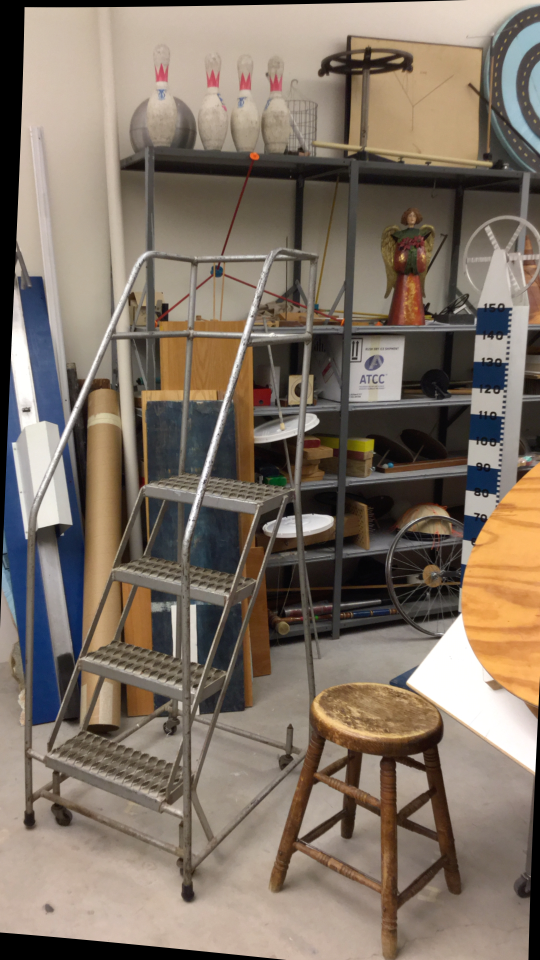
#> input picture depth_files/ladder/im0.png, 1080 x 1920 px, found by its file name (shown at 1/2 size)
$ python Code.py
#> lines starting #> are read from the running program, lines starting #| are printed output that depends on the picture
import cv2
import numpy as np
import glob
################################################### Given Data ############################################
#For dataset 1
camd0=np.array([[1733.74,0,792.27],[0,1733.74,541.89], [0,0,1]])
camd1=np.array([[1733.74,0,792.27],[0,1733.74,541.89],[0,0,1]])
doffs1=0
baseline1=536.62
width1=1920
height1=1080
ndisp1=170
vmin1=55
vmax1=142

#For Dataset 2
camd20=np.array([[1758.23,0,829.15],[0,1758.23,552.78],[0,0,1]])
camd21=np.array([[1758.23,0,829.15],[0,1758.23,552.78],[0,0,1]])
doffs2=0
baseline2=97.99
width2=1920
height2=1080
ndisp2=220
vmin2=65
vmax2=197

#For Dataset 3
cam0=np.array([[1734.16,0,333.49],[0,1734.16,958.05], [0,0,1]])
cam1=np.array([[1734.16,0,333.49],[0,1734.16,958.05], [0,0,1]])
doffs3=0
baseline3=228.38
width3=1920
height3=1080
ndisp3=110
vmin3=27
vmax3=85
############################################## Importing Files ##################################
#STEP1 : Getting Common Features using BFMatch

def SIFT(image):
    imgs = cv2.cvtColor(image, cv2.COLOR_BGR2GRAY)

    # detect and extract features from the image
    sift = cv2.SIFT_create()
    #Keypoints will be a list of keypoints and desc will be an array of Num of keypoinnts x 128
    #We use SIFT instead of haris corner as Haris corner detection uses fixed kernel size and sclaing
    #image might miss out the details.
    keyp1, descrip1 = sift.detectAndCompute(imgs, None)
    return keyp1,descrip1


def BFMatch(descrip1,descrip2):

    bf = cv2.BFMatcher()
    matches1 = bf.knnMatch(descrip1, descrip2, k=2)
    knn1=[]
    for m,n in matches1:
        if m.distance < n.distance * 0.75:
             knn1.append(m)
    return knn1

def match(k1, k2, d1, d2):
    #Now having all keypoints, we will use BF matcher to match descriptor to one image with other using distance calculation
    #All features are compared. We use euclidean distance to match descriptor
    AllMatches =BFMatch(d1,d2)
    matched_pairs=[]
        # construct the two sets of points
        #source points are co-ordinated of keypoints in original plane and dst points are keypoints of
        #matching decscriptors of the second image.
        #We use the DMatch() function to get keypoints values, as its part of output of keyp1. I
    pA = [k1[m.queryIdx].pt for m in AllMatches]
    pB = [k2[m.trainIdx].pt for m in AllMatches]
    matched_pairs.append([pA[0], pA[1], pB[0], pB[1]])
    matched_pairs = np.array(matched_pairs).reshape(-1, 4)
    return (AllMatches, pA, pB,matched_pairs)

def draw_matches(img1,k1,img2,k2,match_pairs):

    match=cv2.drawMatches(img1,k1,img2,k2,match_pairs,None,flags=cv2.DrawMatchesFlags_NOT_DRAW_SINGLE_POINTS)
    cv2.imshow("Matching Features",match)
    cv2.waitKey(0)
    cv2.destroyAllWindows()

dataset=int(input("enter dataset number"))
#> the answer given: 3
if dataset==1:
    img1=cv2.imread('depth_files/artroom/im0.png')
    img2=cv2.imread('depth_files/artroom/im1.png')
    img1=cv2.resize(img1,(0,0),fx=0.5,fy=0.5)
    img2=cv2.resize(img2,(0,0),fx=0.5,fy=0.5)
elif dataset==2:
    img1=cv2.imread('depth_files/chess/im0.png')
    img2=cv2.imread('depth_files/chess/im1.png')
    img1=cv2.resize(img1,(0,0),fx=0.5,fy=0.5)
    img2=cv2.resize(img2,(0,0),fx=0.5,fy=0.5)
elif dataset==3:
    img1=cv2.imread('depth_files/ladder/im0.png')
#> img1 is the input picture: shape (1920, 1080, 3); mean B, G, R 101.7, 114.7, 127.8
    img2=cv2.imread('depth_files/ladder/im1.png')
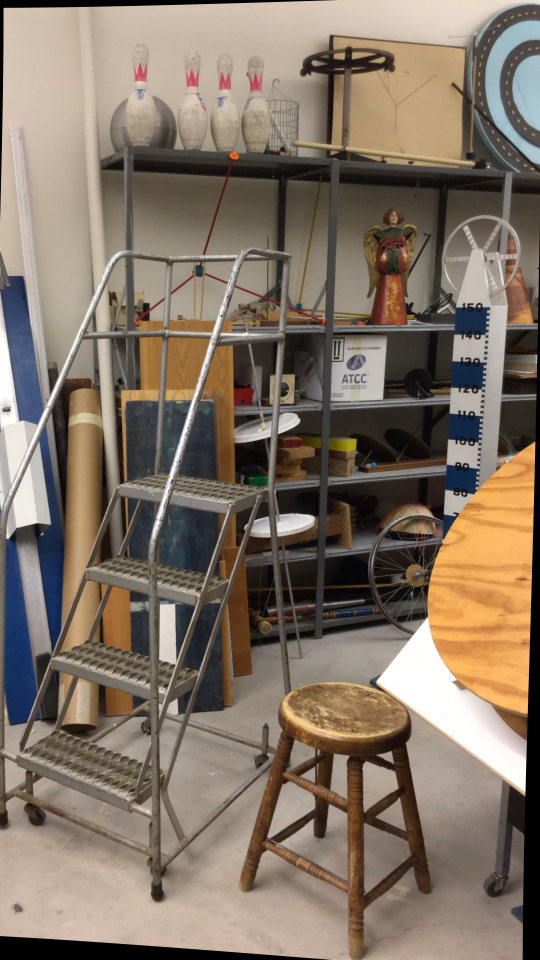
#> input picture depth_files/ladder/im1.png, 1080 x 1920 px, found by its file name (shown at 1/2 size)
#> img2 is the input picture: shape (1920, 1080, 3); mean B, G, R 101.8, 116.1, 130.3
    img1=cv2.resize(img1,(0,0),fx=0.5,fy=0.5)
#> img1: shape (960, 540, 3)
    img2=cv2.resize(img2,(0,0),fx=0.5,fy=0.5)
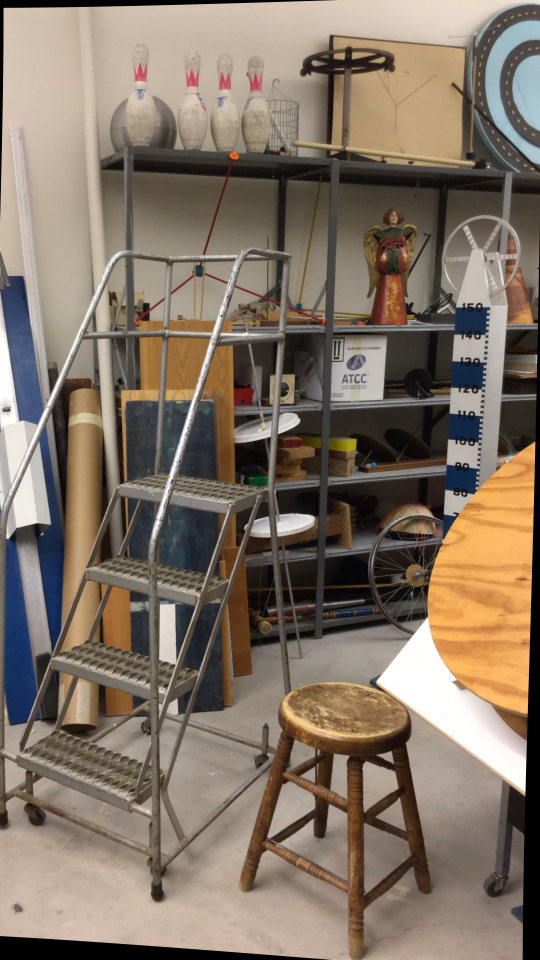
#> img2: shape (960, 540, 3); mean B, G, R 101.9, 116.2, 130.4
else:
    print("Sorry")
k1,d1=SIFT(img1)
#> in SIFT, `imgs = cv2.cvtColor(image, cv2.COLOR_BGR2GRAY)`:
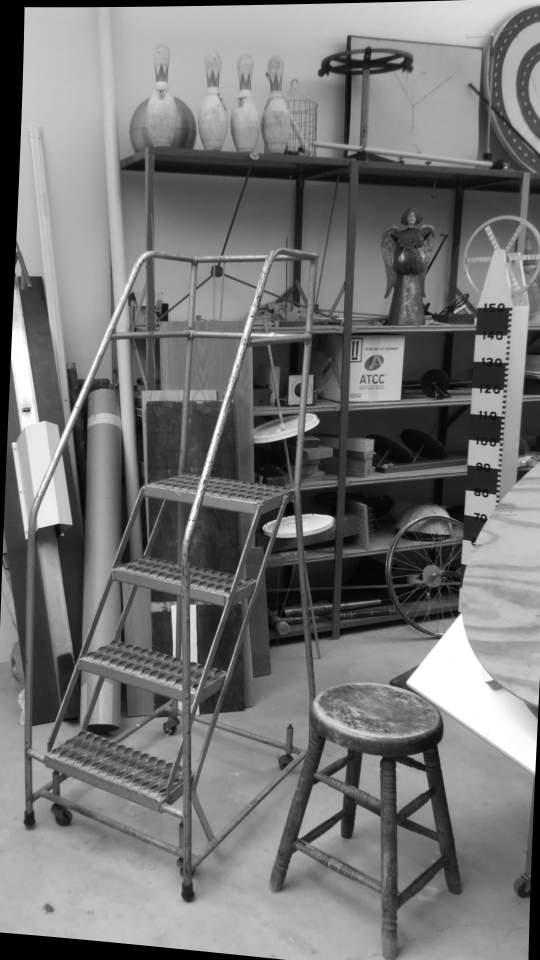
#> imgs: shape (960, 540); min 0, max 255, mean 117.3
#> in SIFT, `keyp1, descrip1 = sift.detectAndCompute(imgs, None)`: keyp1 = 2603 keypoints; strongest (x, y, size): (317, 523, 15.6), (78, 403, 4.5), (312, 422, 8.8), (188, 895, 10.1)
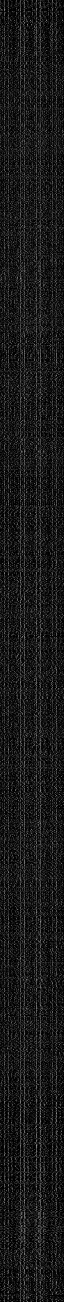
#> d1: shape (2603, 128) float32 (shown at 1/2 size); min 0, max 218, mean 25.2
#> k1 has the same summary as keyp1 in SIFT
k2,d2=SIFT(img2)
#> in SIFT (call 2), `imgs = cv2.cvtColor(image, cv2.COLOR_BGR2GRAY)`:
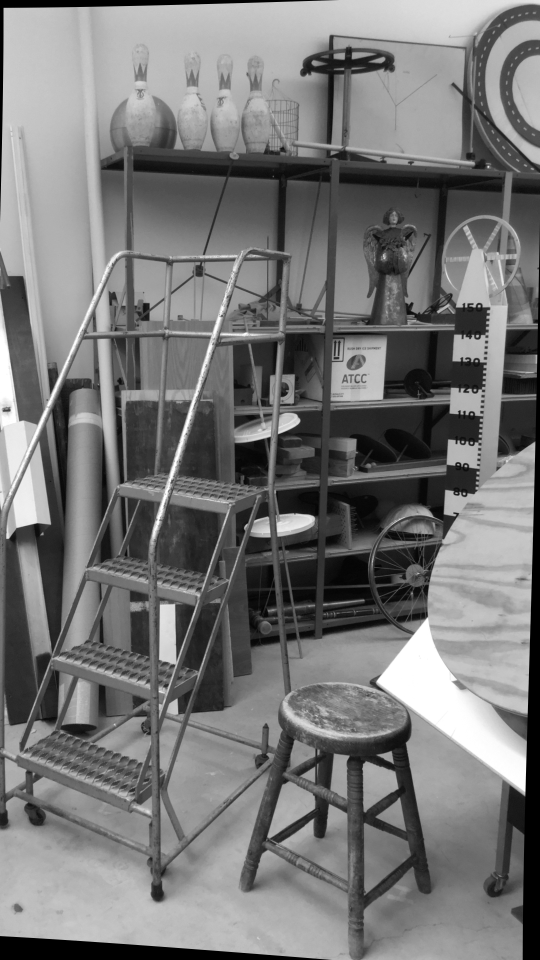
#> imgs: shape (960, 540); min 0, max 255, mean 118.8
#> in SIFT (call 2), `keyp1, descrip1 = sift.detectAndCompute(imgs, None)`: keyp1 = 2556 keypoints; strongest (x, y, size): (520, 783, 9.6), (7, 410, 4.6), (289, 421, 11.7), (158, 894, 10.1)
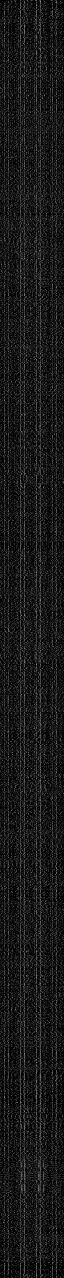
#> d2: shape (2556, 128) float32 (shown at 1/2 size); min 0, max 215, mean 25.1
#> k2 has the same summary as keyp1 in SIFT
bm=BFMatch(d1,d2)
#> in BFMatch, `matches1 = bf.knnMatch(descrip1, descrip2, k=2)`: matches1 = 2603 matches
#> after the loop in BFMatch, `for m,n in matches1:`: knn1 = 1183 matches
#> bm = 1183 matches
match,key1,key2,mp=match(k1,k2,d1,d2)
#> in match, `pA = [k1[m.queryIdx].pt for m in AllMatches]`: pA = 1183 pairs, first value 21.95 to 536.3, second value 13.73 to 954.4
#> in match, `pB = [k2[m.trainIdx].pt for m in AllMatches]`: pB = 1183 pairs, first value 6.24 to 531.2, second value 10.4 to 953.8
#> in match, `matched_pairs = np.array(matched_pairs).reshape(-1, 4)`: matched_pairs = [[21.95, 816.9, 23.01, 712.1], [148.8, 889.9, 372.3, 734.9]]
#> match = 1183 matches; key1 has the same summary as pA in match; key2 has the same summary as pB in match; mp has the same summary as matched_pairs in match
# print(len(match))
draw_matches(img1,k1,img2,k2,match)
#> in draw_matches, `match=cv2.drawMatches(img1,k1,img2,k2,match_pairs,None,flags=cv2.DrawM..`:
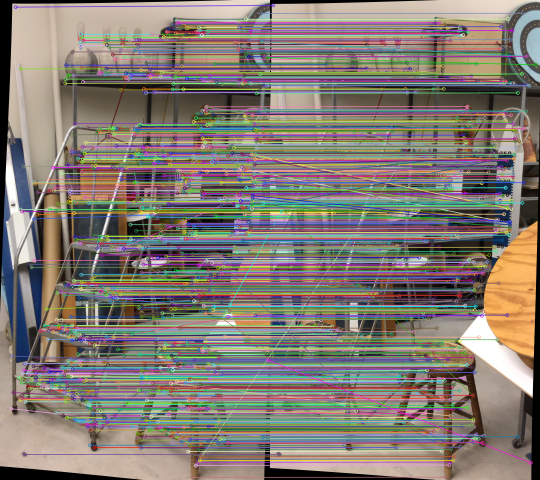
#> match: shape (960, 1080, 3) (shown at 1/2 size); mean B, G, R 115.4, 123, 131.4
